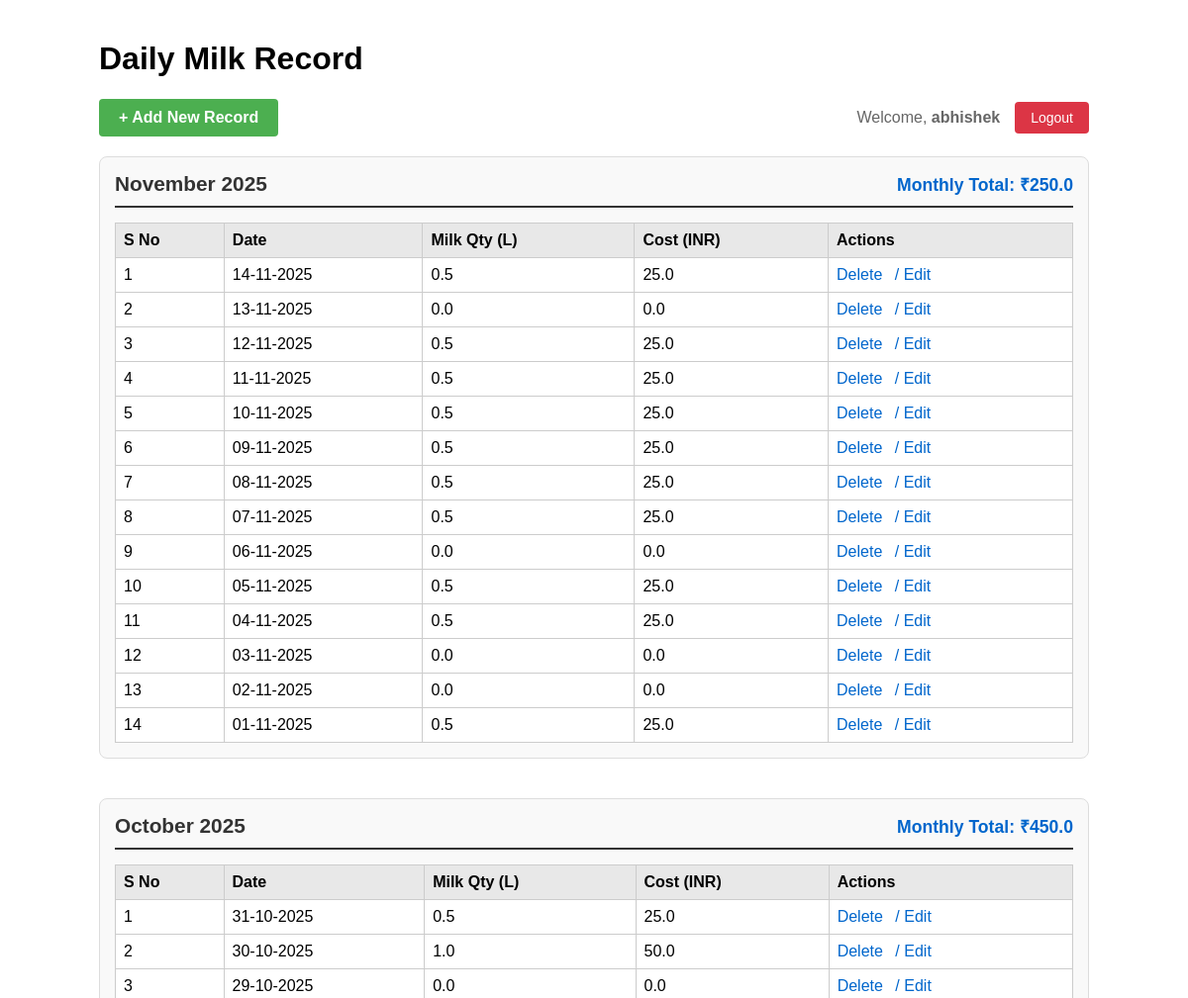
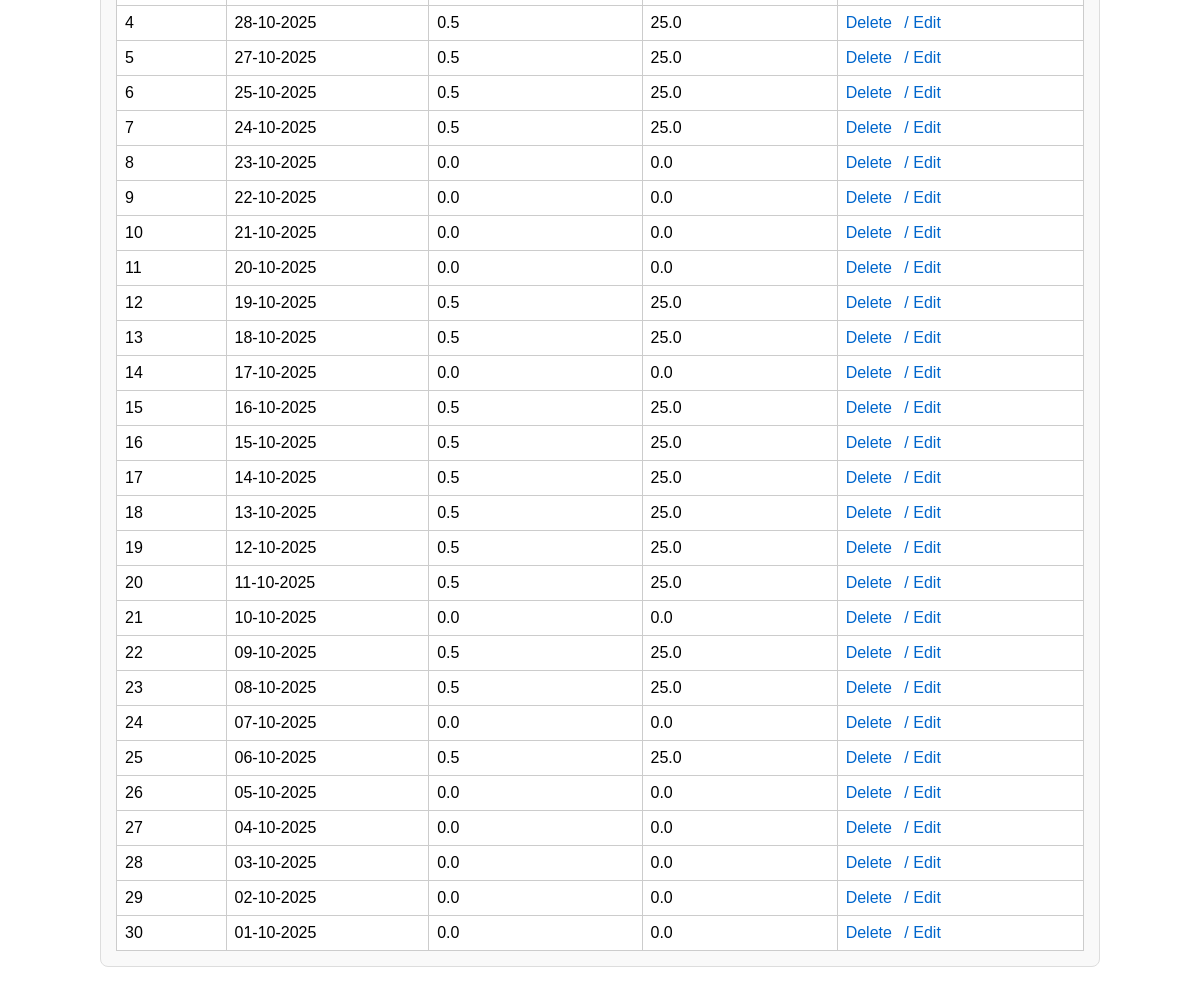
Screenshot of / (signed in) with the database file from the repository (2 pictures, top to bottom).
### app.py (models this page shows)
class Milk(db.Model):
    id: Mapped[int] = mapped_column(Integer, primary_key=True)
    date: Mapped[str] = mapped_column(String(250), nullable=True)
    milk_qty: Mapped[float] = mapped_column(Float, nullable=True)
    cost: Mapped[float] = mapped_column(Float, nullable=True)
    month_year: Mapped[str] = mapped_column(String(50), nullable=True)  # Store "MM-YYYY"

### app.py (the view)
@app.route('/')
@login_required
def home():
    with app.app_context():
        result = db.session.execute(db.select(Milk).order_by(Milk.date.desc(), Milk.id.desc()))
        milk_data = list(result.scalars())
        monthly_data = defaultdict(list)
        for record in milk_data:
            if record.month_year:
                monthly_data[record.month_year].append(record)
        monthly_totals = {}
        for month, records in monthly_data.items():
            monthly_totals[month] = sum((r.cost or 0.0) for r in records)
        sorted_months = sorted(monthly_data.keys(), key=lambda x: dt.datetime.strptime(x, "%m-%Y"), reverse=True)
        total_cost_all = sum((m.cost or 0.0) for m in milk_data)
    return render_template("index.html",
                         monthly_data=monthly_data,
                         sorted_months=sorted_months,
                         monthly_totals=monthly_totals,
                         total=total_cost_all,
                         username=session.get('username'))

### app.py (called while the page is built)
def login_required(f):
    @wraps(f)
    def decorated_function(*args, **kwargs):
        if 'user_id' not in session:
            flash('Please login to access this page', 'error')
            return redirect(url_for('login'))
        return f(*args, **kwargs)
    return decorated_function

### templates/index.html (shortened to what this page needs)
<!DOCTYPE html>
<html lang="en">
<head>
</head>
<body>
<h1>Daily Milk Record</h1>
<div class="header">
    <a href="{{ url_for('add') }}" class="add-button">+ Add New Record</a>
    <div style="display: flex; gap: 15px; align-items: center;">
        <span style="color: #666;">Welcome, <strong>{{ username }}</strong></span>
        <a href="{{ url_for('logout') }}" style="background: #dc3545; color: white; padding: 8px 16px; text-decoration: none; border-radius: 4px; font-size: 14px;">Logout</a>
    </div>
  </div>
{% if sorted_months == [] %}
  <p>Database is empty. Add your first record!</p>
{% else %}
  {% for month in sorted_months %}
  <div class="month-section">
    <div class="month-header">
      <span class="month-title">
        {% set parts = month.split('-') %}
        {% if parts|length == 2 %}
          {% set month_names = ['', 'January', 'February', 'March', 'April', 'May', 'June',
                                'July', 'August', 'September', 'October', 'November', 'December'] %}
          {{ month_names[parts[0]|int] }} {{ parts[1] }}
        {% else %}
          {{ month }}
        {% endif %}
      </span>
      <span class="month-total">Monthly Total: ₹{{ monthly_totals[month] | round(2) }}</span>
    </div>
    <table>
      <thead>
        <tr>
          <th>S No</th>
          <th>Date</th>
          <th>Milk Qty (L)</th>
          <th>Cost (INR)</th>
          <th>Actions</th>
        </tr>
      </thead>
      <tbody>
        {% for data in monthly_data[month] %}
        <tr>
          <td>{{ loop.index }}</td>
          <td>{{ data.date }}</td>
          <td>{{ data.milk_qty }}</td>
          <td>{{ data.cost }}</td>
          <td class="actions">
            <a href="{{ url_for('delete_data', id=data.id) }}"
               onclick="return confirm('Delete this record?')">Delete</a>
            <a href="{{ url_for('edit', id=data.id) }}">/ Edit</a>
          </td>
        </tr>
        {% endfor %}
      </tbody>
    </table>
  </div>
  {% endfor %}
{% endif %}
</body>
</html>

### templates/index.html (style rules this page uses)
body { font-family: Arial, sans-serif; padding: 20px; max-width: 1000px; margin: 0 auto; }
.header { display: flex; justify-content: space-between; align-items: center; margin-bottom: 20px; }
.month-section { margin-bottom: 40px; border: 1px solid #ddd; border-radius: 8px; padding: 15px; background: #f9f9f9; }
.month-header { display: flex; justify-content: space-between; align-items: center; margin-bottom: 15px; padding-bottom: 10px; border-bottom: 2px solid #333; }
.month-title { font-size: 1.3em; font-weight: bold; color: #333; }
.month-total { font-size: 1.1em; color: #0066cc; font-weight: bold; }
table { border-collapse: collapse; width: 100%; background: white; }
th, td { border: 1px solid #ccc; padding: 8px; text-align: left; }
th { background: #e8e8e8; font-weight: bold; }
.actions a { margin-right: 8px; color: #0066cc; text-decoration: none; }
.add-button { background: #4CAF50; color: white; padding: 10px 20px; text-decoration: none; border-radius: 4px; font-weight: bold; }

### rows the page displays
Milk: month_names "November", parts "2025", month_year "250.0", date "14-11-2025", milk_qty "0.5", cost "25.0"
Milk: date "13-11-2025", milk_qty "0.0", cost "0.0"
Milk: date "12-11-2025", milk_qty "0.5", cost "25.0"
Milk: date "11-11-2025", milk_qty "0.5", cost "25.0"
Milk: date "10-11-2025", milk_qty "0.5", cost "25.0"
Milk: date "09-11-2025", milk_qty "0.5", cost "25.0"
Milk: date "08-11-2025", milk_qty "0.5", cost "25.0"
Milk: date "07-11-2025", milk_qty "0.5", cost "25.0"
Milk: date "06-11-2025", milk_qty "0.0", cost "0.0"
Milk: date "05-11-2025", milk_qty "0.5", cost "25.0"
Milk: date "04-11-2025", milk_qty "0.5", cost "25.0"
Milk: date "03-11-2025", milk_qty "0.0", cost "0.0"
Milk: date "02-11-2025", milk_qty "0.0", cost "0.0"
Milk: date "01-11-2025", milk_qty "0.5", cost "25.0"
Milk: month_names "October", parts "2025", month_year "450.0", date "31-10-2025", milk_qty "0.5", cost "25.0"
Milk: date "30-10-2025", milk_qty "1.0", cost "50.0"
Milk: date "29-10-2025", milk_qty "0.0", cost "0.0"
Milk: date "28-10-2025", milk_qty "0.5", cost "25.0"
Milk: date "27-10-2025", milk_qty "0.5", cost "25.0"
Milk: date "25-10-2025", milk_qty "0.5", cost "25.0"
Milk: date "24-10-2025", milk_qty "0.5", cost "25.0"
Milk: date "23-10-2025", milk_qty "0.0", cost "0.0"
Milk: date "22-10-2025", milk_qty "0.0", cost "0.0"
Milk: date "21-10-2025", milk_qty "0.0", cost "0.0"
Milk: date "20-10-2025", milk_qty "0.0", cost "0.0"
Milk: date "19-10-2025", milk_qty "0.5", cost "25.0"
Milk: date "18-10-2025", milk_qty "0.5", cost "25.0"
Milk: date "17-10-2025", milk_qty "0.0", cost "0.0"
Milk: date "16-10-2025", milk_qty "0.5", cost "25.0"
Milk: date "15-10-2025", milk_qty "0.5", cost "25.0"
Milk: date "14-10-2025", milk_qty "0.5", cost "25.0"
Milk: date "13-10-2025", milk_qty "0.5", cost "25.0"
Milk: date "12-10-2025", milk_qty "0.5", cost "25.0"
Milk: date "11-10-2025", milk_qty "0.5", cost "25.0"
Milk: date "10-10-2025", milk_qty "0.0", cost "0.0"
Milk: date "09-10-2025", milk_qty "0.5", cost "25.0"
Milk: date "08-10-2025", milk_qty "0.5", cost "25.0"
Milk: date "07-10-2025", milk_qty "0.0", cost "0.0"
Milk: date "06-10-2025", milk_qty "0.5", cost "25.0"
Milk: date "05-10-2025", milk_qty "0.0", cost "0.0"
Milk: date "04-10-2025", milk_qty "0.0", cost "0.0"
Milk: date "03-10-2025", milk_qty "0.0", cost "0.0"
Milk: date "02-10-2025", milk_qty "0.0", cost "0.0"
Milk: date "01-10-2025", milk_qty "0.0", cost "0.0"

### other values shown
{{ username }} "abhishek"
